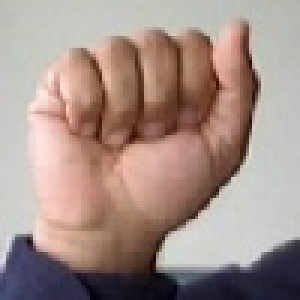
#> input picture dataset/cropped_hand/user_10/A0.jpg, 100 x 100 px, found by its file name (shown 3 times larger); its folder holds only this picture in this run
$ python data_aug.py
#> lines starting #> are read from the running program, lines starting #| are printed output that depends on the picture
from skimage import transform, data, io
import pandas as pd
import numpy as np
import matplotlib.pyplot as plt
import os
from random import randint
from tqdm import tqdm
from skimage.transform import resize


files = os.listdir('./original_dataset/cropped_hand/')
for file in files:
    rand = []
    imgs = os.listdir('./dataset/cropped_hand/'+file)
    imgs.sort()
    print(imgs)
    for img in tqdm(imgs):
        print(img)
        try:
            zeros = np.zeros((480,480,3))
            hand = plt.imread('./dataset/cropped_hand/'+file+'/'+img)
#> hand is the input picture: shape (100, 100, 3); mean R, G, B 164.7, 144.1, 136.8
            rand_x = randint(0,480-hand.shape[0])
#> rand_x = 197
            rand_y = randint(0,480-hand.shape[1])
#> rand_y = 215
            rand.append([rand_x//2,rand_y//2])
            zeros[rand_x:rand_x+hand.shape[0], rand_y: rand_y + hand.shape[1],:] = hand
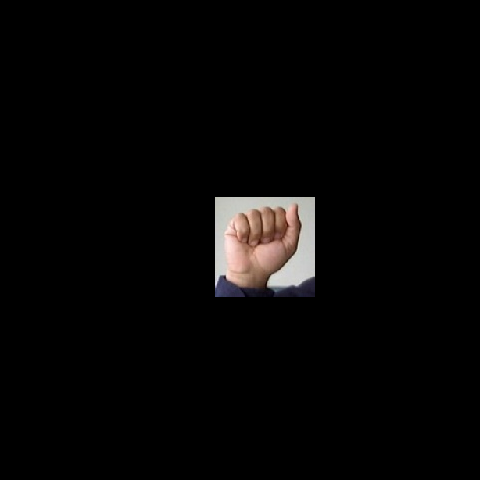
#> zeros: shape (480, 480, 3) float64; mean R, G, B 7.1, 6.3, 5.9
            # save image
            fig = plt.figure(figsize=(6,6),dpi=240)
            fig.set_size_inches(1, 1, forward=False)
            ax = plt.Axes(fig, [0., 0., 1., 1.])
            ax.set_axis_off()
            fig.add_axes(ax)
            plt.axis('off')
            plt.imshow(zeros/255)
            plt.savefig('./dataset/augment/'+file+'/'+img)
        except:
            continue
        print(rand)
#| [[98, 107]]
        exit()
#> (the program exits here)

$ run again, on dataset/cropped_hand/user_3/A8.jpg
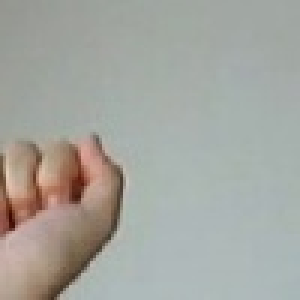
#> input picture dataset/cropped_hand/user_3/A8.jpg, 100 x 100 px, found by its file name (shown 3 times larger)
#> hand is the input picture: shape (100, 100, 3); mean R, G, B 164.6, 165.6, 159.4
#> `zeros[rand_x:rand_x+hand.shape[0], rand_y: rand_y + hand.shape[1],:] =..`:
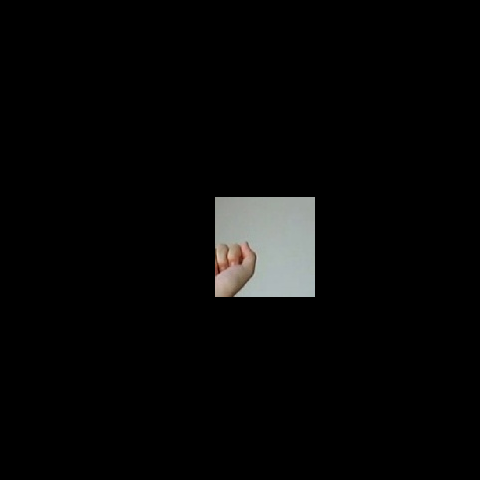
#> zeros: shape (480, 480, 3) float64; mean R, G, B 7.1, 7.2, 6.9
#| [[98, 107]]

$ run again, on dataset/cropped_hand/user_10/K0.jpg
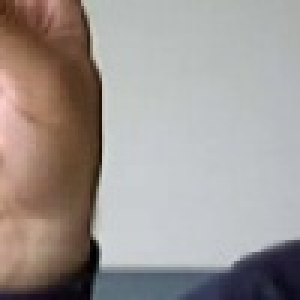
#> input picture dataset/cropped_hand/user_10/K0.jpg, 100 x 100 px, found by its file name (shown 3 times larger)
#> hand is the input picture: shape (100, 100, 3); mean R, G, B 159.3, 152.1, 148.7
#> `zeros[rand_x:rand_x+hand.shape[0], rand_y: rand_y + hand.shape[1],:] =..`:
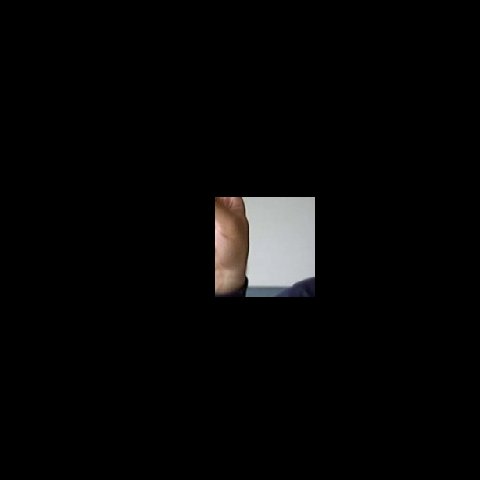
#> zeros: shape (480, 480, 3) float64; mean R, G, B 6.9, 6.6, 6.5
#| [[98, 107]]
